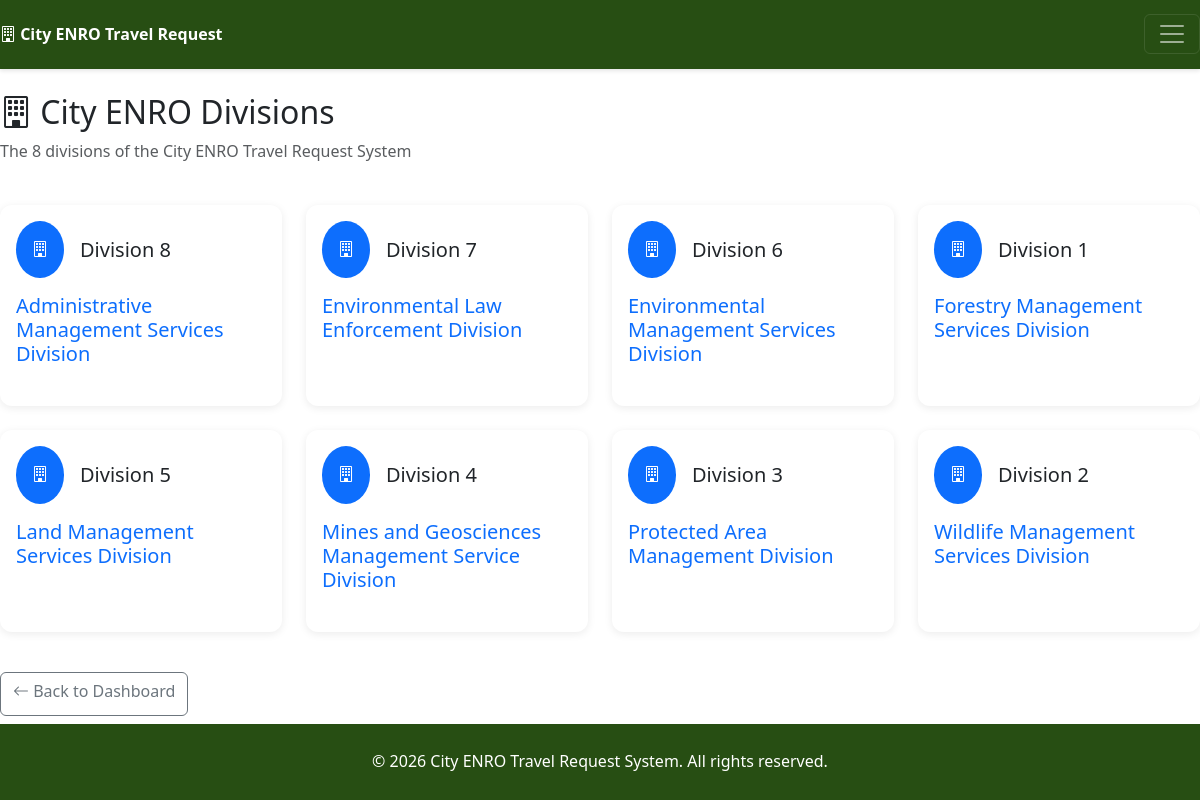
Page /divisions (signed in) on the committed database.
### tables this page shows
CREATE TABLE divisions (
            id INTEGER PRIMARY KEY AUTOINCREMENT,
            name VARCHAR(100) NOT NULL
        );

### routes/main.py (the view)
@main_bp.route('/divisions')
def divisions():
    if 'user_id' not in session:
        return redirect(url_for('auth.login'))
    db_type = getattr(Config, 'DATABASE_TYPE', 'sqlite')
    try:
        conn = get_db_connection()
        cursor = conn.cursor()
        if db_type == 'sqlite':
            cursor.execute("SELECT * FROM divisions ORDER BY name")
            rows = cursor.fetchall()
            divisions = [dict_from_row(row) for row in rows]
        else:
            cursor.execute("SELECT * FROM divisions ORDER BY name")
            divisions = cursor.fetchall()
        conn.close()
    except Exception as e:
        flash(f'Error loading divisions: {str(e)}', 'danger')
        divisions = []
    return render_template('main/divisions.html', divisions=divisions)

### routes/main.py (called while the page is built, shortened)
def get_db_connection():
    db_type = getattr(Config, 'DATABASE_TYPE', 'sqlite')
    if db_type == 'sqlite':
        conn = sqlite3.connect(Config.SQLITE_DATABASE)
        conn.row_factory = sqlite3.Row
        return conn

def dict_from_row(row):
    if row is None:
        return None
    return dict(zip(row.keys(), row))

### templates/main/divisions.html (shortened to what this page needs)
{% extends "base.html" %}
{% block content %}
<div class="row mb-4">
    <div class="col-12">
        <h2><i class="bi bi-building"></i> City ENRO Divisions</h2>
        <p class="text-muted">The 8 divisions of the City ENRO Travel Request System</p>
    </div>
</div>
<div class="row">
    {% for division in divisions %}
    <div class="col-md-3 mb-4">
        <div class="card h-100">
            <div class="card-body">
                <div class="d-flex align-items-center mb-3">
                    <div class="bg-primary text-white rounded-circle p-3 me-3">
                        <i class="bi bi-building"></i>
                    </div>
                    <div>
                        <h5 class="card-title mb-0">Division {{ division.id }}</h5>
                    </div>
                </div>
                <h4 class="text-primary">{{ division.name }}</h4>
            </div>
        </div>
    </div>
    {% endfor %}
</div>
<div class="row mt-3">
    <div class="col-12">
        <a href="{{ url_for('main.dashboard') }}" class="btn btn-outline-secondary">
            <i class="bi bi-arrow-left"></i> Back to Dashboard
        </a>
    </div>
</div>
{% endblock %}

### templates/base.html (style rules this page uses)
:root { --primary-color: #274e13; --accent-color: #216440; --success-color: #38a169; --warning-color: #d69e2e; --danger-color: #e53e3e; --light-bg: #3f6342; }
body { background-image: url('/static/img/nd%20CREDIT%20John%20Christian%20Yayen_CNCH%20%2B%20Honday%20Bay-blue%20filter.jpg'); background-size: cover; background-position: flex; background-repeat: no-repeat; background-attachment: fixed; min-height: 100vh; display: flex; flex-direction: column; font-size: clamp(0.875rem, 1rem, 1.125rem); line-height: 1.6; margin: 0; padding: 0; }
.card { border: none; border-radius: 10px; box-shadow: 0 2px 8px rgba(0,0,0,0.08); transition: transform 0.2s, box-shadow 0.2s; }
h2 { font-size: clamp(1.25rem, 3.5vw, 2rem); }
h4, h5, h6 { font-size: clamp(1rem, 2.5vw, 1.25rem); }
.btn { font-size: clamp(0.875rem, 2.5vw, 1rem); min-height: clamp(37px, 10vw, 43px); }
.card { margin-bottom: 1rem; border-radius: 0.75rem; }
.btn { min-height: 44px; font-size: 16px; }
html { overflow-y: scroll !important; }

### rows in the picture
divisions: id "8", name "Administrative Management Services Division"
divisions: id "7", name "Environmental Law Enforcement Division"
divisions: id "6", name "Environmental Management Services Division"
divisions: id "1", name "Forestry Management Services Division"
divisions: id "5", name "Land Management Services Division"
divisions: id "4", name "Mines and Geosciences Management Service Division"
divisions: id "3", name "Protected Area Management Division"
divisions: id "2", name "Wildlife Management Services Division"
